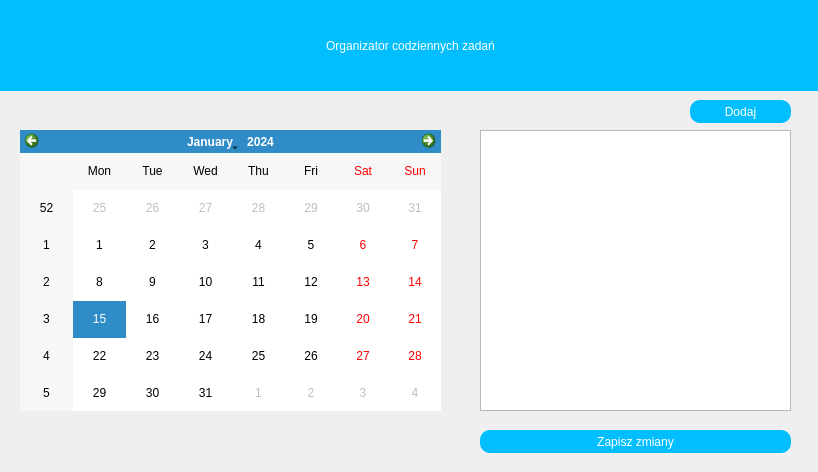
<?xml version="1.0" encoding="UTF-8"?>
<ui version="4.0">
 <class>Form</class>
 <widget class="QWidget" name="Form">
  <property name="geometry">
   <rect>
    <x>0</x>
    <y>0</y>
    <width>818</width>
    <height>472</height>
   </rect>
  </property>
  <property name="windowTitle">
   <string>Form</string>
  </property>
  <widget class="QCalendarWidget" name="calendarWidget">
   <property name="geometry">
    <rect>
     <x>20</x>
     <y>130</y>
     <width>421</width>
     <height>281</height>
    </rect>
   </property>
   <property name="styleSheet">
    <string notr="true">font: 13pt &quot;Arial&quot;;</string>
   </property>
  </widget>
  <widget class="QListWidget" name="taskslistWidget">
   <property name="geometry">
    <rect>
     <x>480</x>
     <y>130</y>
     <width>311</width>
     <height>281</height>
    </rect>
   </property>
  </widget>
  <widget class="QPushButton" name="pushButton">
   <property name="geometry">
    <rect>
     <x>480</x>
     <y>430</y>
     <width>311</width>
     <height>23</height>
    </rect>
   </property>
   <property name="styleSheet">
    <string notr="true">border-radius: 10px;
background-color: #01BFFF;
color: white;
font: 12pt &quot;Arial&quot;;</string>
   </property>
   <property name="text">
    <string>Zapisz zmiany</string>
   </property>
  </widget>
  <widget class="QPushButton" name="pushButton_2">
   <property name="geometry">
    <rect>
     <x>690</x>
     <y>100</y>
     <width>101</width>
     <height>23</height>
    </rect>
   </property>
   <property name="styleSheet">
    <string notr="true">border-radius: 10px;
background-color: #01BFFF;
color: white;
font-family: &quot;Arial&quot;;</string>
   </property>
   <property name="text">
    <string>Dodaj</string>
   </property>
  </widget>
  <widget class="QLabel" name="label">
   <property name="geometry">
    <rect>
     <x>0</x>
     <y>0</y>
     <width>821</width>
     <height>91</height>
    </rect>
   </property>
   <property name="styleSheet">
    <string notr="true">font: 28pt &quot;Arial&quot;;
background-color: rgb(1, 191, 255);
color: white;</string>
   </property>
   <property name="text">
    <string>Organizator codziennych zadań</string>
   </property>
   <property name="alignment">
    <set>Qt::AlignCenter</set>
   </property>
  </widget>
 </widget>
 <resources/>
 <connections/>
</ui>
